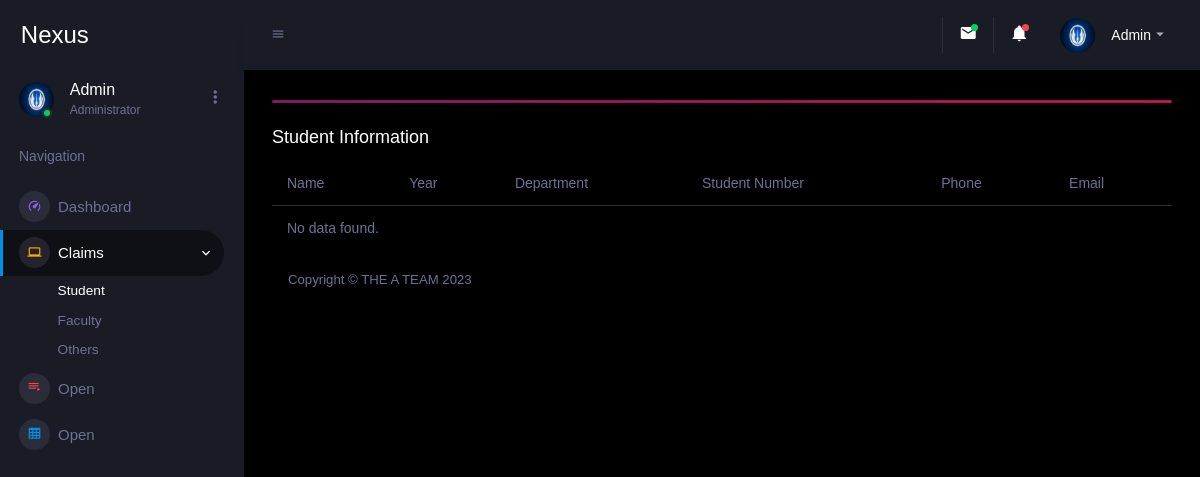
The page /admin/admin/student.php on the database as committed earlier.
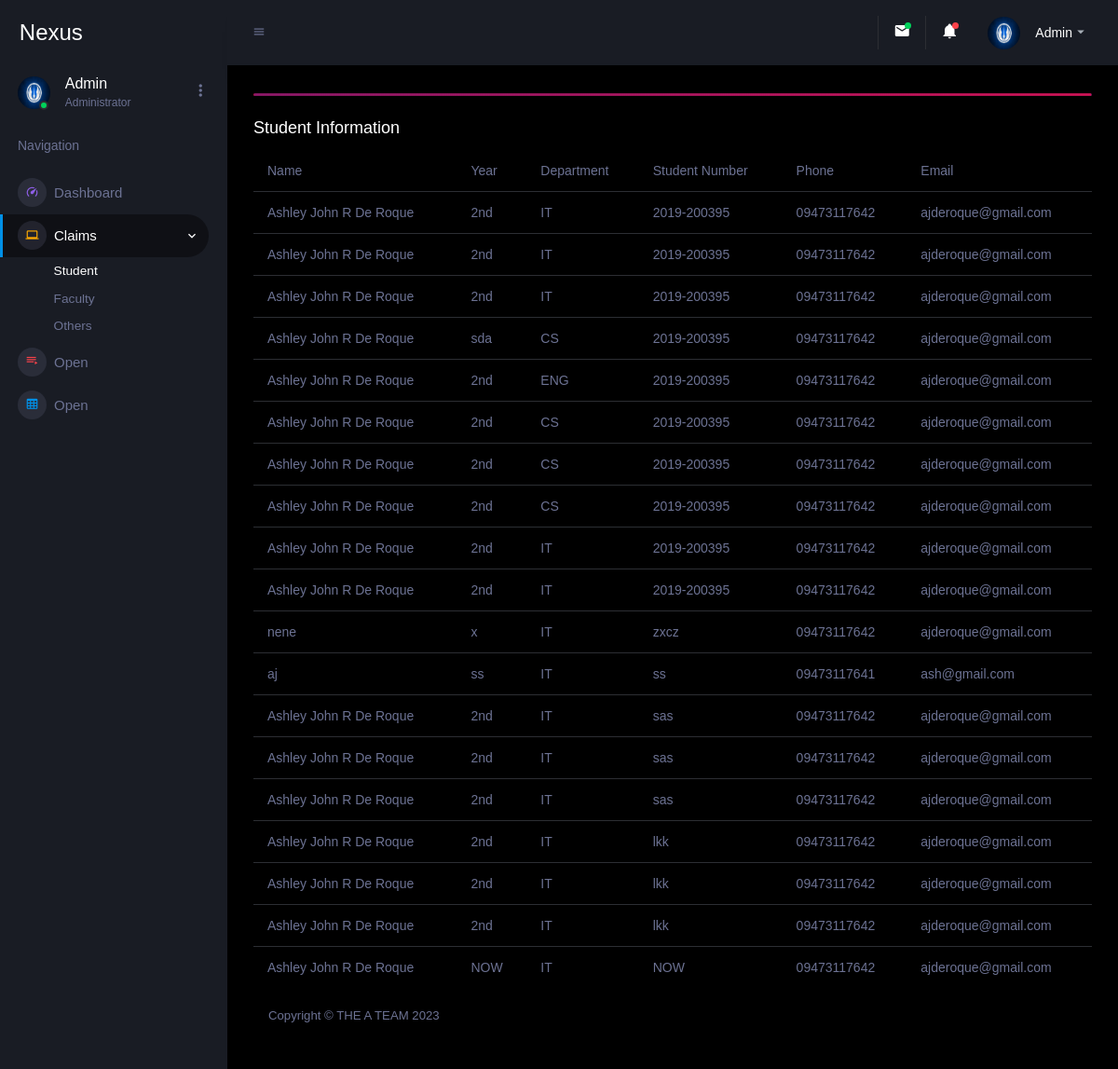
The same page on the database as committed later.
### tables this page shows
CREATE TABLE `claimstudent` (
  `name` varchar(250) NOT NULL,
  `year` varchar(250) NOT NULL,
  `department` varchar(250) NOT NULL,
  `studentnumber` varchar(250) NOT NULL,
  `phone` varchar(250) NOT NULL,
  `email` varchar(250) NOT NULL
);

### admin/admin/student.php (the view, shortened to what the changed rows need)
<!DOCTYPE html>
<html lang="en">
  <head>
    <link rel="stylesheet" href="assets/vendors/mdi/css/materialdesignicons.min.css">
    <link rel="stylesheet" href="assets/vendors/css/vendor.bundle.base.css">
    <link rel="stylesheet" href="assets/vendors/jvectormap/jquery-jvectormap.css">
    <link rel="stylesheet" href="assets/vendors/flag-icon-css/css/flag-icon.min.css">
    <link rel="stylesheet" href="assets/vendors/owl-carousel-2/owl.carousel.min.css">
    <link rel="stylesheet" href="assets/vendors/owl-carousel-2/owl.theme.default.min.css">
    <link rel="stylesheet" href="assets/css/style.css">
  </head>
  <body>
    <div class="container-scroller">
      <div class="container-fluid page-body-wrapper">
        <div class="main-panel">
          <div class="content-wrapper">
            <div class="table-responsive">
              <table class="table">
                <thead>
                  <tr>
                    <th>Name</th>
                    <th>Year</th>
                    <th>Department</th>
                    <th>Student Number</th>
                    <th>Phone</th>
                    <th>Email</th>
                  </tr>
                </thead>
                <tbody>
                <?php
                  include 'connect.php';
                $query = "SELECT * FROM claimstudent";
                $stmt = $conn->prepare($query);
                $stmt->execute();
                if ($stmt->rowCount() > 0) {
                   while ($row = $stmt->fetch(PDO::FETCH_ASSOC)) {
                 echo "<tr>";
                 echo "<td>{$row['name']}</td>";
                 echo "<td>{$row['year']}</td>";
                 echo "<td>{$row['department']}</td>";
                 echo "<td>{$row['studentnumber']}</td>";
                 echo "<td>{$row['phone']}</td>";
                 echo "<td>{$row['email']}</td>";
                 echo "</tr>";
                  }
                } else {
                echo "<tr><td colspan='6'>No data found.</td></tr>";
                }
                ?>
                </tbody>
              </table>
              </div>
        </div>
      </div>
    </div>
  </body>
</html>

Rows that differ between the two databases and show on the page:
added claimstudent: name "Ashley John R De Roque", year "2nd", department "IT", studentnumber "2019-200395", phone "09473117642", email "ajderoque@gmail.com"
added claimstudent: name "Ashley John R De Roque", year "2nd", department "IT", studentnumber "2019-200395", phone "09473117642", email "ajderoque@gmail.com"
added claimstudent: name "Ashley John R De Roque", year "2nd", department "IT", studentnumber "2019-200395", phone "09473117642", email "ajderoque@gmail.com"
added claimstudent: name "Ashley John R De Roque", year "sda", department "CS", studentnumber "2019-200395", phone "09473117642", email "ajderoque@gmail.com"
added claimstudent: name "Ashley John R De Roque", year "2nd", department "ENG", studentnumber "2019-200395", phone "09473117642", email "ajderoque@gmail.com"
added claimstudent: name "Ashley John R De Roque", year "2nd", department "CS", studentnumber "2019-200395", phone "09473117642", email "ajderoque@gmail.com"
added claimstudent: name "Ashley John R De Roque", year "2nd", department "CS", studentnumber "2019-200395", phone "09473117642", email "ajderoque@gmail.com"
added claimstudent: name "Ashley John R De Roque", year "2nd", department "CS", studentnumber "2019-200395", phone "09473117642", email "ajderoque@gmail.com"
added claimstudent: name "Ashley John R De Roque", year "2nd", department "IT", studentnumber "2019-200395", phone "09473117642", email "ajderoque@gmail.com"
added claimstudent: name "Ashley John R De Roque", year "2nd", department "IT", studentnumber "2019-200395", phone "09473117642", email "ajderoque@gmail.com"
added claimstudent: name "nene", year "x", department "IT", studentnumber "zxcz", phone "09473117642", email "ajderoque@gmail.com"
added claimstudent: name "aj", year "ss", department "IT", studentnumber "ss", phone "09473117641", email "ash@gmail.com"
added claimstudent: name "Ashley John R De Roque", year "2nd", department "IT", studentnumber "sas", phone "09473117642", email "ajderoque@gmail.com"
added claimstudent: name "Ashley John R De Roque", year "2nd", department "IT", studentnumber "sas", phone "09473117642", email "ajderoque@gmail.com"
added claimstudent: name "Ashley John R De Roque", year "2nd", department "IT", studentnumber "sas", phone "09473117642", email "ajderoque@gmail.com"
added claimstudent: name "Ashley John R De Roque", year "2nd", department "IT", studentnumber "lkk", phone "09473117642", email "ajderoque@gmail.com"
added claimstudent: name "Ashley John R De Roque", year "2nd", department "IT", studentnumber "lkk", phone "09473117642", email "ajderoque@gmail.com"
added claimstudent: name "Ashley John R De Roque", year "2nd", department "IT", studentnumber "lkk", phone "09473117642", email "ajderoque@gmail.com"
added claimstudent: name "Ashley John R De Roque", year "NOW", department "IT", studentnumber "NOW", phone "09473117642", email "ajderoque@gmail.com"
Other text that changed with them:
text no longer shown: "No data found."
